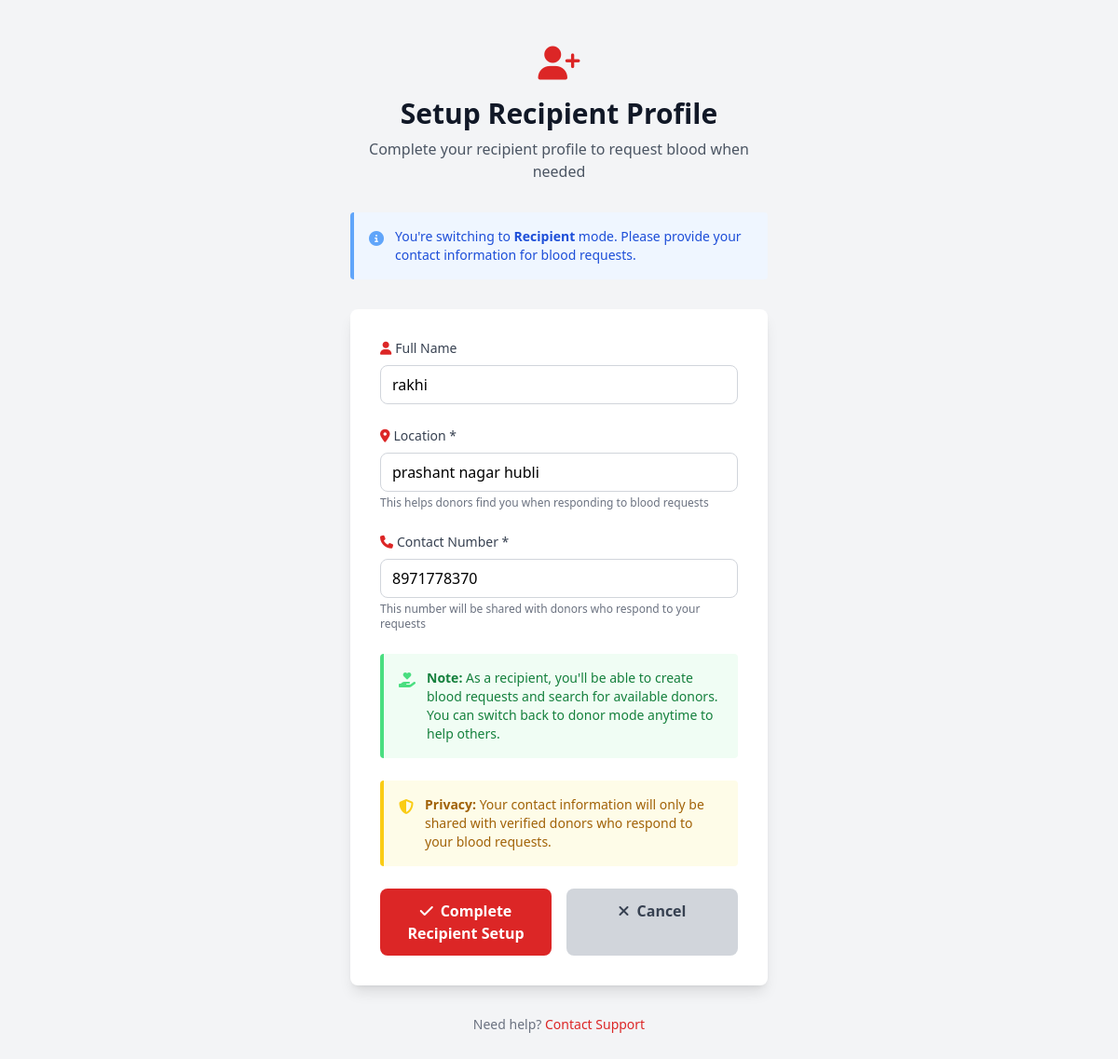
Page /setup-receiver-profile (signed in) on the committed database.
### app.py (models this page shows)
class Donor(db.Model):
    id = db.Column(db.Integer, primary_key=True)
    name = db.Column(db.String(100), nullable=False)
    email = db.Column(db.String(100), unique=True, nullable=False)
    password = db.Column(db.String(200), nullable=False)
    age = db.Column(db.Integer, nullable=False)
    gender = db.Column(db.String(10), nullable=False)
    blood_group = db.Column(db.String(5), nullable=False)
    location = db.Column(db.String(200), nullable=False)
    contact = db.Column(db.String(20), nullable=False)
    availability = db.Column(db.Boolean, default=True)

### app.py (the view, shortened to what this page needs)
@app.route('/setup-receiver-profile', methods=['GET', 'POST'])
def setup_receiver_profile():
    if 'user_email' not in session:
        return redirect('/')
    current_user = Donor.query.filter_by(email=session['user_email']).first()
    return render_template('setup_receiver_profile.html', user=current_user)

### templates/setup_receiver_profile.html (shortened to what this page needs)
<!DOCTYPE html>
<html lang="en">
  <head>
    <script src="https://cdn.tailwindcss.com"></script>
    <link
      rel="stylesheet"
      href="https://cdnjs.cloudflare.com/ajax/libs/font-awesome/6.4.0/css/all.min.css"
    />
  </head>
  <body class="bg-gray-100">
    <div
      class="min-h-screen flex items-center justify-center py-12 px-4 sm:px-6 lg:px-8"
    >
      <div class="max-w-md w-full space-y-8">
        <div class="text-center">
          <i class="fas fa-user-plus text-4xl text-red-600 mb-4"></i>
          <h2 class="text-3xl font-bold text-gray-900">
            Setup Recipient Profile
          </h2>
          <p class="mt-2 text-gray-600">
            Complete your recipient profile to request blood when needed
          </p>
        </div>
        <div class="bg-blue-50 border-l-4 border-blue-400 p-4 rounded">
          <div class="flex">
            <div class="flex-shrink-0">
              <i class="fas fa-info-circle text-blue-400"></i>
            </div>
            <div class="ml-3">
              <p class="text-sm text-blue-700">
                You're switching to <strong>Recipient</strong> mode. Please
                provide your contact information for blood requests.
              </p>
            </div>
          </div>
        </div>
        <div class="bg-white rounded-lg shadow-lg p-8">
          <form method="POST" class="space-y-6">
            <div>
              <label
                for="name"
                class="block text-sm font-medium text-gray-700 mb-2"
              >
                <i class="fas fa-user mr-1 text-red-600"></i>Full Name
              </label>
              <input
                type="text"
                name="name"
                id="name"
                required
                value="{{ user.name if user else '' }}"
                class="w-full px-3 py-2 border border-gray-300 rounded-lg focus:outline-none focus:ring-2 focus:ring-red-500 focus:border-red-500"
              />
            </div>
            <div>
              <label
                for="location"
                class="block text-sm font-medium text-gray-700 mb-2"
              >
                <i class="fas fa-map-marker-alt mr-1 text-red-600"></i>Location
                *
              </label>
              <input
                type="text"
                name="location"
                id="location"
                required
                value="{{ user.location if user else '' }}"
                placeholder="Your city and area"
                class="w-full px-3 py-2 border border-gray-300 rounded-lg focus:outline-none focus:ring-2 focus:ring-red-500 focus:border-red-500"
              />
              <p class="text-xs text-gray-500 mt-1">
                This helps donors find you when responding to blood requests
              </p>
            </div>
            <div>
              <label
                for="contact"
                class="block text-sm font-medium text-gray-700 mb-2"
              >
                <i class="fas fa-phone mr-1 text-red-600"></i>Contact Number *
              </label>
              <input
                type="tel"
                name="contact"
                id="contact"
                required
                value="{{ user.contact if user else '' }}"
                placeholder="Your contact number"
                class="w-full px-3 py-2 border border-gray-300 rounded-lg focus:outline-none focus:ring-2 focus:ring-red-500 focus:border-red-500"
              />
              <p class="text-xs text-gray-500 mt-1">
                This number will be shared with donors who respond to your
                requests
              </p>
            </div>
            <div class="bg-green-50 border-l-4 border-green-400 p-4 rounded">
              <div class="flex">
                <div class="flex-shrink-0">
                  <i class="fas fa-hand-holding-heart text-green-400"></i>
                </div>
                <div class="ml-3">
                  <p class="text-sm text-green-700">
                    <strong>Note:</strong> As a recipient, you'll be able to
                    create blood requests and search for available donors. You
                    can switch back to donor mode anytime to help others.
                  </p>
                </div>
              </div>
            </div>
            <div class="bg-yellow-50 border-l-4 border-yellow-400 p-4 rounded">
              <div class="flex">
                <div class="flex-shrink-0">
                  <i class="fas fa-shield-alt text-yellow-400"></i>
                </div>
                <div class="ml-3">
                  <p class="text-sm text-yellow-700">
                    <strong>Privacy:</strong> Your contact information will only
                    be shared with verified donors who respond to your blood
                    requests.
                  </p>
                </div>
              </div>
            </div>
            <div class="flex gap-4">
              <button
                type="submit"
                class="flex-1 bg-red-600 text-white py-3 px-4 rounded-lg font-semibold hover:bg-red-700 transition-colors"
              >
                <i class="fas fa-check mr-2"></i>Complete Recipient Setup
              </button>
              <a
                href="/{{ 'donor-dashboard' if session.get('role') == 'donor' else '' }}"
                class="flex-1 bg-gray-300 text-gray-700 py-3 px-4 rounded-lg font-semibold text-center hover:bg-gray-400 transition-colors"
              >
                <i class="fas fa-times mr-2"></i>Cancel
              </a>
            </div>
          </form>
        </div>
        <div class="text-center text-sm text-gray-500">
          <p>
            Need help?
            <a href="#" class="text-red-600 hover:text-red-800 font-medium"
              >Contact Support</a
            >
          </p>
        </div>
      </div>
    </div>
  </body>
</html>

### rows in the picture
Donor: name "rakhi", location "prashant nagar hubli", contact "8971778370"
